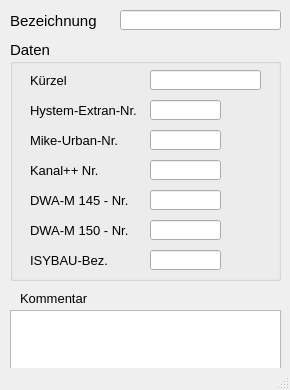
<?xml version="1.0" encoding="UTF-8"?>
<ui version="4.0">
 <class>MainWindow</class>
 <widget class="QMainWindow" name="MainWindow">
  <property name="geometry">
   <rect>
    <x>0</x>
    <y>0</y>
    <width>290</width>
    <height>390</height>
   </rect>
  </property>
  <property name="minimumSize">
   <size>
    <width>290</width>
    <height>390</height>
   </size>
  </property>
  <property name="font">
   <font>
    <family>Tahoma</family>
    <pointsize>10</pointsize>
   </font>
  </property>
  <property name="windowTitle">
   <string>Profil</string>
  </property>
  <property name="layoutDirection">
   <enum>Qt::LeftToRight</enum>
  </property>
  <widget class="QWidget" name="centralwidget">
   <widget class="QLabel" name="label_4">
    <property name="geometry">
     <rect>
      <x>10</x>
      <y>10</y>
      <width>121</width>
      <height>21</height>
     </rect>
    </property>
    <property name="font">
     <font>
      <family>Tahoma</family>
      <pointsize>11</pointsize>
     </font>
    </property>
    <property name="text">
     <string>Bezeichnung</string>
    </property>
    <property name="alignment">
     <set>Qt::AlignLeading|Qt::AlignLeft|Qt::AlignVCenter</set>
    </property>
   </widget>
   <widget class="QLineEdit" name="profilnam">
    <property name="geometry">
     <rect>
      <x>120</x>
      <y>10</y>
      <width>161</width>
      <height>20</height>
     </rect>
    </property>
    <property name="toolTip">
     <string>&lt;html&gt;&lt;head/&gt;&lt;body&gt;&lt;p&gt;Eindeutige Bezeichnung&lt;/p&gt;&lt;/body&gt;&lt;/html&gt;</string>
    </property>
    <property name="statusTip">
     <string>Eindeutige Bezeichnung</string>
    </property>
    <property name="text">
     <string/>
    </property>
   </widget>
   <widget class="QLabel" name="label_15">
    <property name="geometry">
     <rect>
      <x>20</x>
      <y>290</y>
      <width>81</width>
      <height>16</height>
     </rect>
    </property>
    <property name="text">
     <string>Kommentar</string>
    </property>
   </widget>
   <widget class="QTextEdit" name="kommentar">
    <property name="geometry">
     <rect>
      <x>10</x>
      <y>310</y>
      <width>271</width>
      <height>71</height>
     </rect>
    </property>
    <property name="minimumSize">
     <size>
      <width>0</width>
      <height>0</height>
     </size>
    </property>
    <property name="toolTip">
     <string>&lt;html&gt;&lt;head/&gt;&lt;body&gt;&lt;p&gt;Platz für zusätzliche Kommentare.&lt;/p&gt;&lt;/body&gt;&lt;/html&gt;</string>
    </property>
    <property name="statusTip">
     <string>Platz für zusätzliche Kommentare.</string>
    </property>
   </widget>
   <widget class="QGroupBox" name="groupBox_3">
    <property name="geometry">
     <rect>
      <x>10</x>
      <y>40</y>
      <width>271</width>
      <height>241</height>
     </rect>
    </property>
    <property name="font">
     <font>
      <family>Tahoma</family>
      <pointsize>11</pointsize>
     </font>
    </property>
    <property name="title">
     <string>Daten</string>
    </property>
    <widget class="QLineEdit" name="kp_key">
     <property name="geometry">
      <rect>
       <x>140</x>
       <y>120</y>
       <width>71</width>
       <height>20</height>
      </rect>
     </property>
     <property name="font">
      <font>
       <family>Tahoma</family>
       <pointsize>10</pointsize>
      </font>
     </property>
     <property name="toolTip">
      <string>&lt;html&gt;&lt;head/&gt;&lt;body&gt;&lt;p&gt;Nr. des Profiltyps entspr. Kanal++&lt;/p&gt;&lt;/body&gt;&lt;/html&gt;</string>
     </property>
     <property name="statusTip">
      <string>Nr. des Profiltyps entspr. Kanal++</string>
     </property>
     <property name="text">
      <string/>
     </property>
    </widget>
    <widget class="QLabel" name="label">
     <property name="geometry">
      <rect>
       <x>20</x>
       <y>60</y>
       <width>121</width>
       <height>21</height>
      </rect>
     </property>
     <property name="font">
      <font>
       <family>Tahoma</family>
       <pointsize>10</pointsize>
      </font>
     </property>
     <property name="text">
      <string>&lt;html&gt;&lt;head/&gt;&lt;body&gt;&lt;p&gt;Hystem-Extran-Nr.&lt;/p&gt;&lt;/body&gt;&lt;/html&gt;</string>
     </property>
     <property name="alignment">
      <set>Qt::AlignLeading|Qt::AlignLeft|Qt::AlignVCenter</set>
     </property>
    </widget>
    <widget class="QLineEdit" name="mu_nr">
     <property name="enabled">
      <bool>true</bool>
     </property>
     <property name="geometry">
      <rect>
       <x>140</x>
       <y>90</y>
       <width>71</width>
       <height>20</height>
      </rect>
     </property>
     <property name="font">
      <font>
       <family>Tahoma</family>
       <pointsize>10</pointsize>
      </font>
     </property>
     <property name="toolTip">
      <string>&lt;html&gt;&lt;head/&gt;&lt;body&gt;&lt;p&gt;Nr. des Profiltyps entspr. Mike Urban&lt;/p&gt;&lt;/body&gt;&lt;/html&gt;</string>
     </property>
     <property name="statusTip">
      <string>Nr. des Profiltyps entspr. Mike Urban</string>
     </property>
     <property name="layoutDirection">
      <enum>Qt::RightToLeft</enum>
     </property>
     <property name="autoFillBackground">
      <bool>false</bool>
     </property>
     <property name="text">
      <string/>
     </property>
     <property name="frame">
      <bool>true</bool>
     </property>
    </widget>
    <widget class="QLabel" name="label_3">
     <property name="geometry">
      <rect>
       <x>20</x>
       <y>120</y>
       <width>121</width>
       <height>21</height>
      </rect>
     </property>
     <property name="font">
      <font>
       <family>Tahoma</family>
       <pointsize>10</pointsize>
      </font>
     </property>
     <property name="text">
      <string>Kanal++ Nr.</string>
     </property>
     <property name="alignment">
      <set>Qt::AlignLeading|Qt::AlignLeft|Qt::AlignVCenter</set>
     </property>
    </widget>
    <widget class="QLineEdit" name="he_nr">
     <property name="enabled">
      <bool>true</bool>
     </property>
     <property name="geometry">
      <rect>
       <x>140</x>
       <y>60</y>
       <width>71</width>
       <height>20</height>
      </rect>
     </property>
     <property name="font">
      <font>
       <family>Tahoma</family>
       <pointsize>10</pointsize>
      </font>
     </property>
     <property name="toolTip">
      <string>&lt;html&gt;&lt;head/&gt;&lt;body&gt;&lt;p&gt;Interne Nr., siehe HE-Editor: Hilfe &amp;gt; Aufzählungen: &amp;quot;Profiltyp&amp;quot;&lt;/p&gt;&lt;/body&gt;&lt;/html&gt;</string>
     </property>
     <property name="statusTip">
      <string>Interne Nr., siehe HE-Editor: Hilfe &gt; Aufzählungen: &quot;Profiltyp&quot;</string>
     </property>
     <property name="layoutDirection">
      <enum>Qt::RightToLeft</enum>
     </property>
     <property name="autoFillBackground">
      <bool>false</bool>
     </property>
     <property name="text">
      <string/>
     </property>
     <property name="frame">
      <bool>true</bool>
     </property>
    </widget>
    <widget class="QLabel" name="label_2">
     <property name="geometry">
      <rect>
       <x>20</x>
       <y>90</y>
       <width>121</width>
       <height>21</height>
      </rect>
     </property>
     <property name="font">
      <font>
       <family>Tahoma</family>
       <pointsize>10</pointsize>
      </font>
     </property>
     <property name="text">
      <string>Mike-Urban-Nr.</string>
     </property>
     <property name="alignment">
      <set>Qt::AlignLeading|Qt::AlignLeft|Qt::AlignVCenter</set>
     </property>
    </widget>
    <widget class="QLabel" name="label_5">
     <property name="geometry">
      <rect>
       <x>20</x>
       <y>30</y>
       <width>121</width>
       <height>21</height>
      </rect>
     </property>
     <property name="font">
      <font>
       <family>Tahoma</family>
       <pointsize>10</pointsize>
      </font>
     </property>
     <property name="text">
      <string>Kürzel</string>
     </property>
     <property name="alignment">
      <set>Qt::AlignLeading|Qt::AlignLeft|Qt::AlignVCenter</set>
     </property>
    </widget>
    <widget class="QLineEdit" name="kuerzel">
     <property name="geometry">
      <rect>
       <x>140</x>
       <y>30</y>
       <width>111</width>
       <height>20</height>
      </rect>
     </property>
     <property name="font">
      <font>
       <family>Tahoma</family>
       <pointsize>10</pointsize>
      </font>
     </property>
     <property name="toolTip">
      <string>optional: Kürzel</string>
     </property>
     <property name="statusTip">
      <string>optional: Kürzel</string>
     </property>
     <property name="text">
      <string/>
     </property>
    </widget>
    <widget class="QLabel" name="label_8">
     <property name="geometry">
      <rect>
       <x>20</x>
       <y>180</y>
       <width>131</width>
       <height>21</height>
      </rect>
     </property>
     <property name="font">
      <font>
       <family>Tahoma</family>
       <pointsize>10</pointsize>
      </font>
     </property>
     <property name="text">
      <string>&lt;html&gt;&lt;head/&gt;&lt;body&gt;&lt;p&gt;DWA-M 150 - Nr.&lt;/p&gt;&lt;/body&gt;&lt;/html&gt;</string>
     </property>
     <property name="alignment">
      <set>Qt::AlignLeading|Qt::AlignLeft|Qt::AlignVCenter</set>
     </property>
    </widget>
    <widget class="QLineEdit" name="m150">
     <property name="enabled">
      <bool>true</bool>
     </property>
     <property name="geometry">
      <rect>
       <x>140</x>
       <y>150</y>
       <width>71</width>
       <height>20</height>
      </rect>
     </property>
     <property name="font">
      <font>
       <family>Tahoma</family>
       <pointsize>10</pointsize>
      </font>
     </property>
     <property name="toolTip">
      <string>&lt;html&gt;&lt;head/&gt;&lt;body&gt;&lt;p&gt;Nr. des Entwässerungssystems entspr. Kanal++&lt;/p&gt;&lt;/body&gt;&lt;/html&gt;</string>
     </property>
     <property name="statusTip">
      <string>Nr. des Entwässerungssystems entspr. Kanal++</string>
     </property>
     <property name="layoutDirection">
      <enum>Qt::RightToLeft</enum>
     </property>
     <property name="autoFillBackground">
      <bool>false</bool>
     </property>
     <property name="text">
      <string/>
     </property>
     <property name="frame">
      <bool>true</bool>
     </property>
    </widget>
    <widget class="QLabel" name="label_7">
     <property name="geometry">
      <rect>
       <x>20</x>
       <y>210</y>
       <width>131</width>
       <height>21</height>
      </rect>
     </property>
     <property name="font">
      <font>
       <family>Tahoma</family>
       <pointsize>10</pointsize>
      </font>
     </property>
     <property name="text">
      <string>&lt;html&gt;&lt;head/&gt;&lt;body&gt;&lt;p&gt;ISYBAU-Bez.&lt;/p&gt;&lt;/body&gt;&lt;/html&gt;</string>
     </property>
     <property name="alignment">
      <set>Qt::AlignLeading|Qt::AlignLeft|Qt::AlignVCenter</set>
     </property>
    </widget>
    <widget class="QLineEdit" name="m150_2">
     <property name="geometry">
      <rect>
       <x>140</x>
       <y>180</y>
       <width>71</width>
       <height>20</height>
      </rect>
     </property>
    </widget>
    <widget class="QLabel" name="label_6">
     <property name="geometry">
      <rect>
       <x>20</x>
       <y>150</y>
       <width>131</width>
       <height>21</height>
      </rect>
     </property>
     <property name="font">
      <font>
       <family>Tahoma</family>
       <pointsize>10</pointsize>
      </font>
     </property>
     <property name="text">
      <string>&lt;html&gt;&lt;head/&gt;&lt;body&gt;&lt;p&gt;DWA-M 145 - Nr.&lt;/p&gt;&lt;/body&gt;&lt;/html&gt;</string>
     </property>
     <property name="alignment">
      <set>Qt::AlignLeading|Qt::AlignLeft|Qt::AlignVCenter</set>
     </property>
    </widget>
    <widget class="QLineEdit" name="isybau">
     <property name="enabled">
      <bool>true</bool>
     </property>
     <property name="geometry">
      <rect>
       <x>140</x>
       <y>210</y>
       <width>71</width>
       <height>20</height>
      </rect>
     </property>
     <property name="font">
      <font>
       <family>Tahoma</family>
       <pointsize>10</pointsize>
      </font>
     </property>
     <property name="toolTip">
      <string>&lt;html&gt;&lt;head/&gt;&lt;body&gt;&lt;p&gt;Nr. des Entwässerungssystems entspr. Kanal++&lt;/p&gt;&lt;/body&gt;&lt;/html&gt;</string>
     </property>
     <property name="statusTip">
      <string>Nr. des Entwässerungssystems entspr. Kanal++</string>
     </property>
     <property name="layoutDirection">
      <enum>Qt::RightToLeft</enum>
     </property>
     <property name="autoFillBackground">
      <bool>false</bool>
     </property>
     <property name="text">
      <string/>
     </property>
     <property name="frame">
      <bool>true</bool>
     </property>
    </widget>
   </widget>
  </widget>
  <widget class="QStatusBar" name="statusbar"/>
 </widget>
 <tabstops>
  <tabstop>profilnam</tabstop>
  <tabstop>he_nr</tabstop>
  <tabstop>mu_nr</tabstop>
  <tabstop>kp_key</tabstop>
 </tabstops>
 <resources/>
 <connections/>
</ui>
